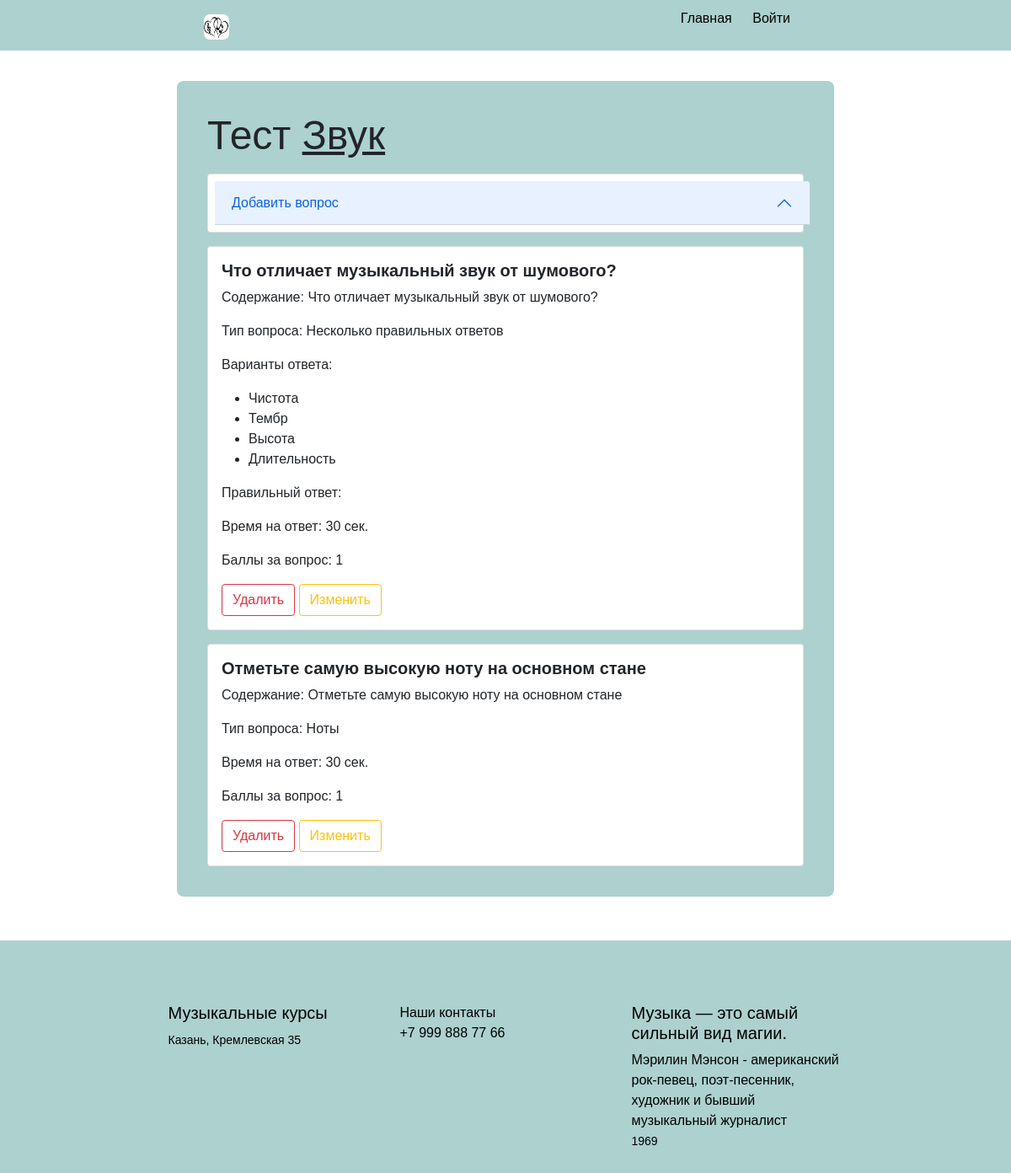
Screenshot of /tests/view/2/ with the database file from the repository.
### tests/models.py (models this page shows, shortened)
class Test(models.Model):
    name = models.CharField(max_length=100, name='name', verbose_name='Название теста')
    test_creator = models.ForeignKey(User, on_delete=models.CASCADE, verbose_name='Автор', related_name='tests')
    questions = models.ManyToManyField(TestQuestion)
    objects = models.Manager()
    class Meta:
        verbose_name = "Тест"
        verbose_name_plural = "Тесты"

class TestQuestion(models.Model):
    question_short = models.CharField(max_length=100, name='question_short', verbose_name='Вопрос')
    question = models.TextField(name='question', verbose_name='Вопрос')
    media = models.FileField(upload_to=f'test_media/', null=True, blank=True, verbose_name='Медиа', name='media')
    type = models.CharField(max_length=100, name='type', verbose_name='Тип вопроса',
                            choices=(('one', 'Один правильный ответ'),
                                     ('many', 'Несколько правильных ответов'),
                                     ('open', 'Развёрнутый ответ'),
                                     ('file', 'Ответ-файл'),
                                     ('note', 'Ноты')), default='one')
    num_answers = models.IntegerField(name='num_answers', verbose_name='Количество ответов', default=1)
    answers = models.ManyToManyField('TestAnswerVariant', blank=True, verbose_name='Варианты ответов', related_name='answers')
    correct_answer = models.ManyToManyField('TestAnswerVariant', blank=True, null=True, verbose_name='Правильные ответы', related_name='correct_answer')
    duration = models.IntegerField(name='duration', verbose_name='Максимальная длительность ответа (в секундах)',
                                   default=1)
    score = models.IntegerField(name='score', verbose_name='Баллы за задание')
    objects = models.Manager()
    class Meta:
        verbose_name = "Вопрос"
        verbose_name_plural = "Вопросы"

class TestAnswerVariant(models.Model):
    question = models.ForeignKey(TestQuestion, on_delete=models.CASCADE)
    answer = models.CharField(max_length=100, name='answer', verbose_name='Ответ', null=True, blank=True)
    objects = models.Manager()
    class Meta:
        verbose_name = "Вариант ответа"
        verbose_name_plural = "Варианты ответов"

### tests/views.py (the view, shortened to what this page needs)
# urls.py: path('view/<int:pk>/', views.TestView.as_view(), name='view_test'),
class TestView(View):
    def get(self, request, pk):
        test = Test.objects.get(pk=pk)
        for q in test.questions.all():
            for a in TestAnswerVariant.objects.filter(question=q):
                if a not in q.answers.all():
                    a.delete()
        form = forms.AddTestQuestionForm()
        return render(request, 'main/test.html', {'test': test, 'form': form})

### main/templates/main/test.html (shortened to what this page needs)
{% extends 'main/htmltemplate.html' %}
{% block maincontent %}
    <div class="container emp-profile" style="width: 65%;">
        <p class="display-5">Тест <u>{{ test.name }}</u></p>
        <div class="accordion" id="accordionExample">
            <div class="accordion-item">
                <h2 class="accordion-header" id="headingOne">
                    <button class="accordion-button" type="button" data-bs-toggle="collapse"
                            data-bs-target="#collapseOne" aria-expanded="true" aria-controls="collapseOne">
                        {% if expanded %}Изменить{% else %}Добавить{% endif %} вопрос
                    </button>
                </h2>
            </div>
        </div>
        {% for q in test.questions.all %}
            <div class="card">
                <div class="card-body">
                    <h5 class="card-title"><b>{{ q.question_short }}</b></h5>
                    <p>Содержание: {{ q.question }}</p>
                    <p>Тип вопроса: {{ q.get_type_display }}</p>
                    {% if q.type == "one" or q.type == "many" %}
                        <p>Варианты ответа: </p>
                        <ul>
                        {% for ans in  q.answers.all %}
                            <li>{{ ans.answer }}</li>
                        {% endfor %}
                        </ul>
                        <p>Правильный ответ: {% for a in q.correct_answer.all %} {{ a.answer }} {% endfor %}</p>
                {% endif %}
                    <p>Время на ответ: {{ q.duration }} сек.</p>
                    <p>Баллы за вопрос: {{ q.score }}</p>
                    <a href="{% url 'delete_question' q.id %}" class="btn btn-outline-danger">Удалить</a>
                    <a href="{% url 'update_question' q.id %}" class="btn btn-outline-warning">Изменить</a>
                </div>
            </div>
        {% endfor %}
    </div>
{% endblock %}

### main/static/main/css/htmltemplatestyles.css (style rules this page uses)
body { margin: 0; padding: 0; font-family: Arial, sans-serif; background-color: #ffffff; }
a { color: black; text-decoration: none; }

### main/static/main/css/custom.css (style rules this page uses)
button { color: var(--color); transition: 0.25s; }
button { background: none; border-radius: 7px; border: 1px solid; font: inherit; font-size: 16px; line-height: 1; margin: 0.5em; padding: 0.5em 1em; }

### main/templates/main/test.html (style rules this page uses)
.emp-profile { padding: 3%; margin-top: 3%; margin-bottom: 3%; border-radius: 0.5rem; background: #ADD1CF; }

### rows the page displays
Test: name "Звук"
TestQuestion: question_short "Что отличает музыкальный звук от шумового?", question "Что отличает музыкальный звук от шумового?", type "Несколько правильных ответов", duration "30", score "1"
TestAnswerVariant: answer "Чистота"
TestAnswerVariant: answer "Тембр"
TestAnswerVariant: answer "Высота"
TestAnswerVariant: answer "Длительность"
TestQuestion: question_short "Отметьте самую высокую ноту на основном стане", question "Отметьте самую высокую ноту на основном стане", type "Ноты", duration "30", score "1"
